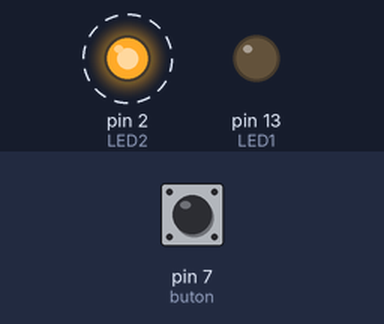
The sketch below on a simulated Arduino Uno, built with avr-gcc and run on an emulated ATmega328P. Shown: output pins drawn as LEDs (lit = HIGH). Dashed ring = blinking. Inputs (shaded band) come from the test bench; at power-on: pin 7 (buton) HIGH.

Above: at 1.2 s.
1.3 s: pin 7 (buton) pulled LOW for 0.15 s
At 1.37 s:
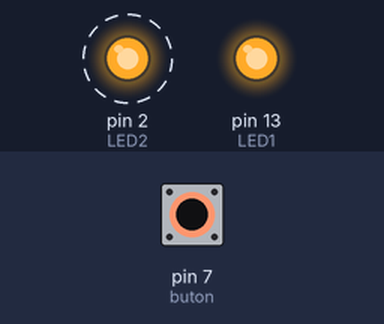
4.3 s: pin 7 (buton) pulled LOW for 1 s
At 5.9 s:
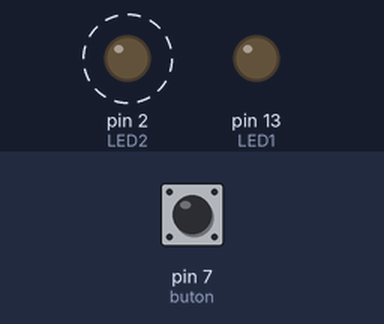
7.3 s: pin 7 (buton) pulled LOW for 3.2 s
At 7.9 s:
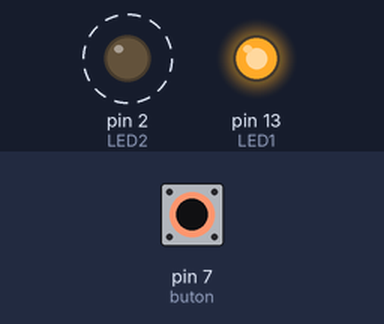
Timing chart, 0 to 18.0 s (numbered marks = the images above; inputs shaded):
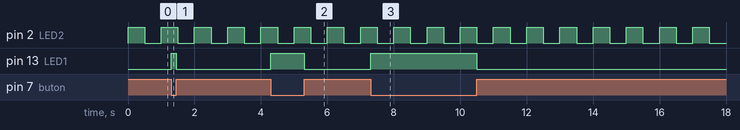

The sketch:

ornekx_buton_led_pinChange.ino
```cpp
#define buton 7
#define LED1 13
#define LED2 2
volatile bool durum;
//**************************************
void setup()
{
	pinMode(LED1, OUTPUT);
	pinMode(LED2,OUTPUT);
	pinMode(buton, INPUT_PULLUP);
	PCICR=PCICR|B00000100;	// portd nin değişim int. aç
	PCMSK2=PCMSK2|B10000000;  // portd nin 7. pininin int. aç
}
//**************************************
void loop()
{
	digitalWrite(LED2, HIGH);
	delay(500);
	digitalWrite(LED2, LOW);
	delay(500);
}
//**************************************
ISR(PCINT2_vect)
{
	durum=!durum;
	digitalWrite(LED1,durum);
}
```

Measured:
- after the input at 1.3 s, pin 13 (LED1): LOW → HIGH at once, → LOW 0.15 s later
- after the input at 4.3 s, pin 13 (LED1): LOW → HIGH at once, → LOW 1.0 s later
- after the input at 7.3 s, pin 13 (LED1): LOW → HIGH at once, → LOW 3.2 s later
- by itself, pin 2 (LED2): alternates HIGH for 0.50 s and LOW for 0.50 s
